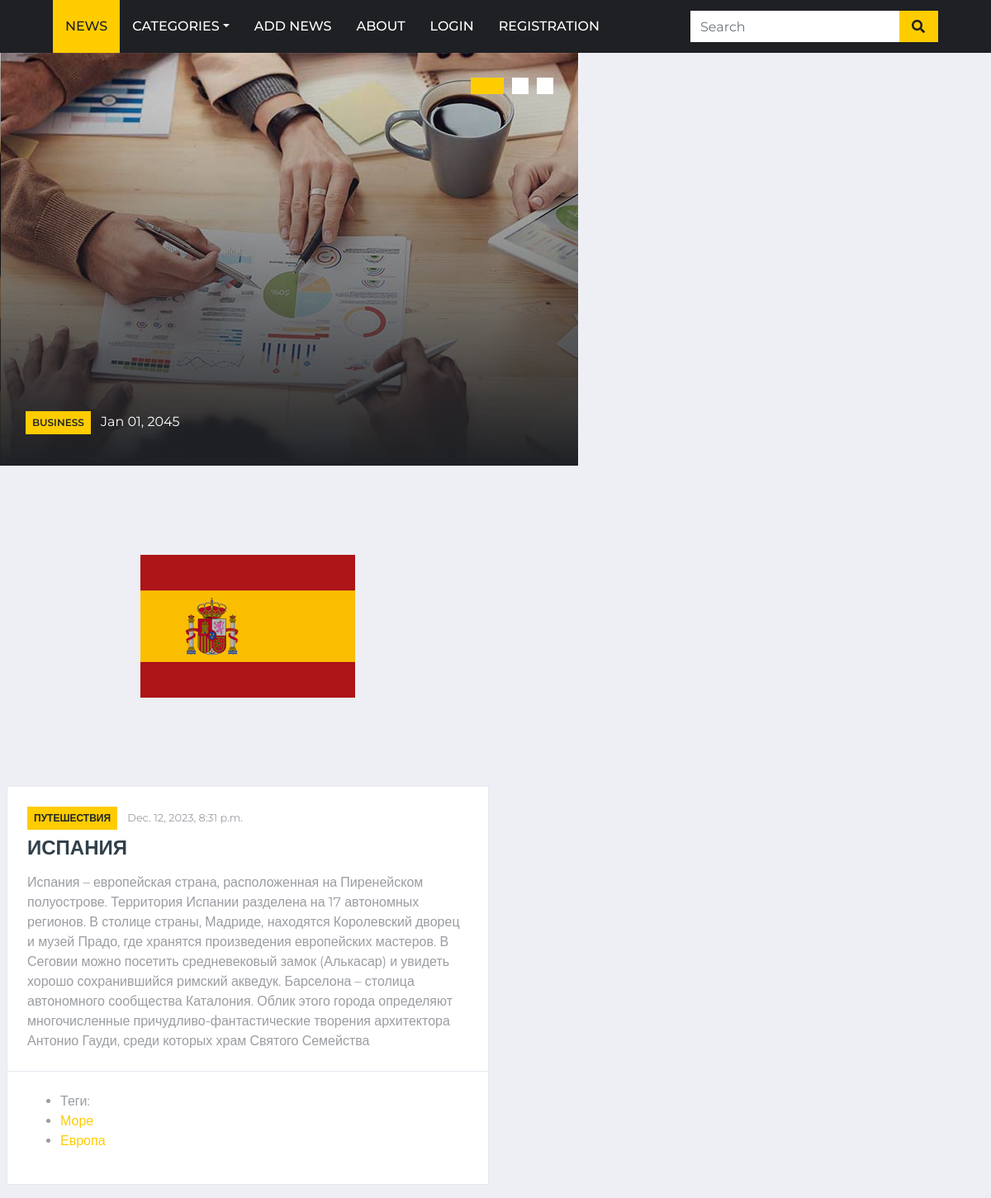
The page /news/ispaniya/ on the database its author committed.
### news/models.py (models this page shows, shortened)
class News(models.Model):
    class StatusPublished(models.IntegerChoices):
        NOT_PUBLISHED = 0, 'Не опубликовано'
        PUBLISHED = 1, 'Опубликовано'
    name = models.CharField(max_length=256)
    content = models.TextField()
    slug = models.SlugField(max_length=255, unique=True, db_index=True)
    image = models.ImageField(upload_to='news_images/%Y/%m/%d', default=None, blank=True, null=True)
    category = models.ForeignKey(to=NewsCategory, on_delete=models.PROTECT, related_name='categories')
    created_at = models.DateTimeField(auto_now_add=True)
    updated_at = models.DateTimeField(auto_now=True)
    is_published = models.BooleanField(choices=tuple(map(lambda x: (bool(x[0]), x[1]), StatusPublished.choices)),
                                       default=StatusPublished.PUBLISHED)
    tags = models.ManyToManyField(to=TagNews, blank=True, related_name='tags')
    objects = models.Manager()
    published = PublishedManager()
    class Meta:
        verbose_name = 'новость'
        verbose_name_plural = 'новости'
        ordering = ['-created_at']
        indexes = [
            models.Index(fields=['-created_at'])
        ]
    def get_absolute_url(self):
        return reverse('news', kwargs={'news_slug': self.slug})

class NewsCategory(models.Model):
    name = models.CharField(max_length=128, db_index=True)
    slug = models.SlugField(max_length=255, unique=True, db_index=True)
    class Meta:
        verbose_name = 'категорию'
        verbose_name_plural = 'Категории'
    def __str__(self):
        return self.name

class TagNews(models.Model):
    tag = models.CharField(max_length=100, db_index=True)
    slug = models.SlugField(max_length=255, unique=True, db_index=True)
    class Meta:
        verbose_name = 'тег'
        verbose_name_plural = 'теги'
    def get_absolute_url(self):
        return reverse('tags', kwargs={'tags_slug': self.slug})

### news/views.py (the view)
# urls.py: path('news/<slug:news_slug>/', views.ShowSingleNews.as_view(), name='news'),
class ShowSingleNews(DataMixin, DetailView):
    model = News
    template_name = 'news/single.html'
    slug_url_kwarg = 'news_slug'
    context_object_name = 'news'
    def get_context_data(self, **kwargs):
        context = super().get_context_data(**kwargs)
        return self.get_mixin_context(context, name=context['news'].name)

### news/utils.py (called while the page is built)
    def get_mixin_context(self, context, **kwargs):
        context.update(kwargs)
        return context

### news/templates/news/single.html (shortened to what this page needs)
{% extends 'news/base.html' %}
{% block content %}
    <div class="col-lg-6">
        <div class="position-relative mb-3">
            {% if news.image %}
                <img class="img-fluid w-100" src="{{ news.image.url }}"
                     style="object-fit: none;">
            {% endif %}
            <div class="bg-white border border-top-0 p-4">
                <div class="mb-2">
                    <a class="badge badge-primary text-uppercase font-weight-semi-bold p-2 mr-2"
                       href="">{{ news.category }}</a>
                    <a class="text-body" href=""><small>{{ news.created_at }}</small></a>
                </div>
                <a class="h4 d-block mb-3 text-secondary text-uppercase font-weight-bold"
                   href="{{ news.get_absolute_url }}">{{ news.name }}</a>
                <p class="m-0">{{ news.content }}</p>
            </div>
            <div class="d-flex justify-content-between bg-white border border-top-0 p-4">
                <div class="d-flex align-items-center">
                    {% with news.tags.all as tags %}
                        <ul class="tags-list">
                            <li>Теги:</li>
                            {% for t in tags %}
                                <li><a href="{{ t.get_absolute_url }}">{{ t.tag }}</a></li>
                            {% endfor %}
                        </ul>
                    {% endwith %}
                </div>
            </div>
        </div>
    </div>
{% endblock %}

### rows shown on the page
News: image (picture), category "ПУТЕШЕСТВИЯ", created_at "Dec. 12, 2023, 8:31 p.m.", name "ИСПАНИЯ", content "Испания – европейская страна, расположенная на Пиренейском полуострове. Территория Испании разделена на 17 автономных регионов. В столице страны, Мадриде, находятся Королевский дворец и музей Прадо, где хранятся произведения европейских мастеров. В Сеговии можно посетить средневековый замок (Алькасар) и увидеть хорошо сохранившийся римский акведук. Барселона – столица автономного сообщества Каталония. Облик этого города определяют многочисленные причудливо-фантастические творения архитектора Антонио Гауди, среди которых храм Святого Семейства"
TagNews: tag "Море"
TagNews: tag "Европа"
